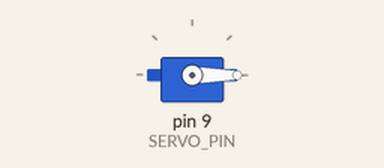
The sketch below on a simulated Arduino Uno, built with avr-gcc and run on an emulated ATmega328P. Shown: servo.

Above: at 0.05 s.
Timing chart, 0 to 4.6 s (numbered marks = the images above):
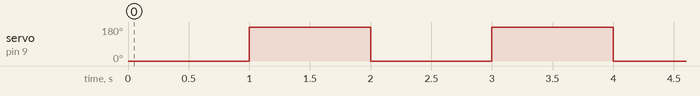

The sketch:

servo-motor.ino
```cpp
#include <Servo.h>

int SERVO_PIN = 9;
Servo myservo;  // create servo object to control a servo

int potpin = 0;  // analog pin used to connect the potentiometer
int val;    // variable to read the value from the analog pin

void setup()
{
  myservo.attach(SERVO_PIN);  // attaches the servo on pin SERVO_PIN to the servo object
}

void loop()
{
 // val = analogRead(potpin);            // reads the value of the potentiometer (value between 0 and 1023)
 // val = map(val, 0, 1023, 0, 180);     // scale it to use it with the servo (value between 0 and 180)
//  myservo.write(val);                  // sets the servo position according to the scaled value
 // delay(15);                           // waits for the servo to get there
   myservo.write(0);                  // sets the servo position according to the scaled value
   delay(1000);
   myservo.write(180);                  // sets the servo position according to the scaled value
   delay(1000);
}
```

Measured:
- by itself, servo on pin 9 (SERVO_PIN): alternates 180° for 1.0 s and 0° for 1.0 s
